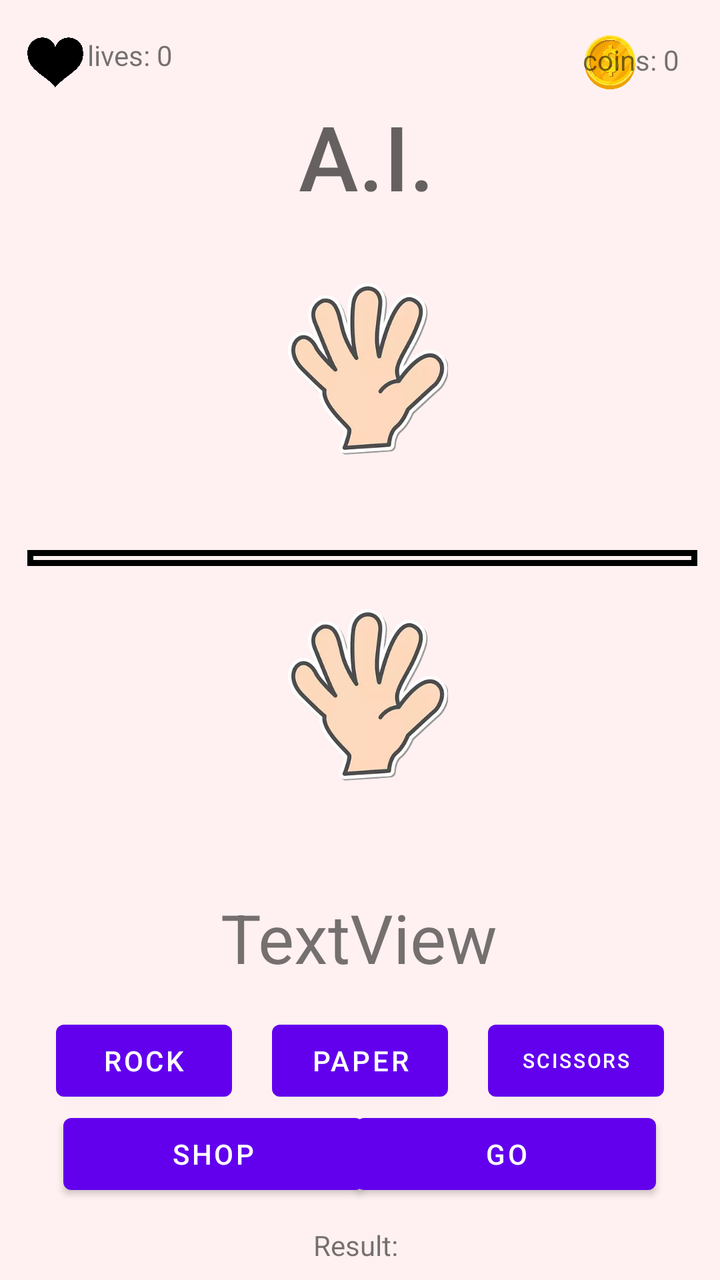
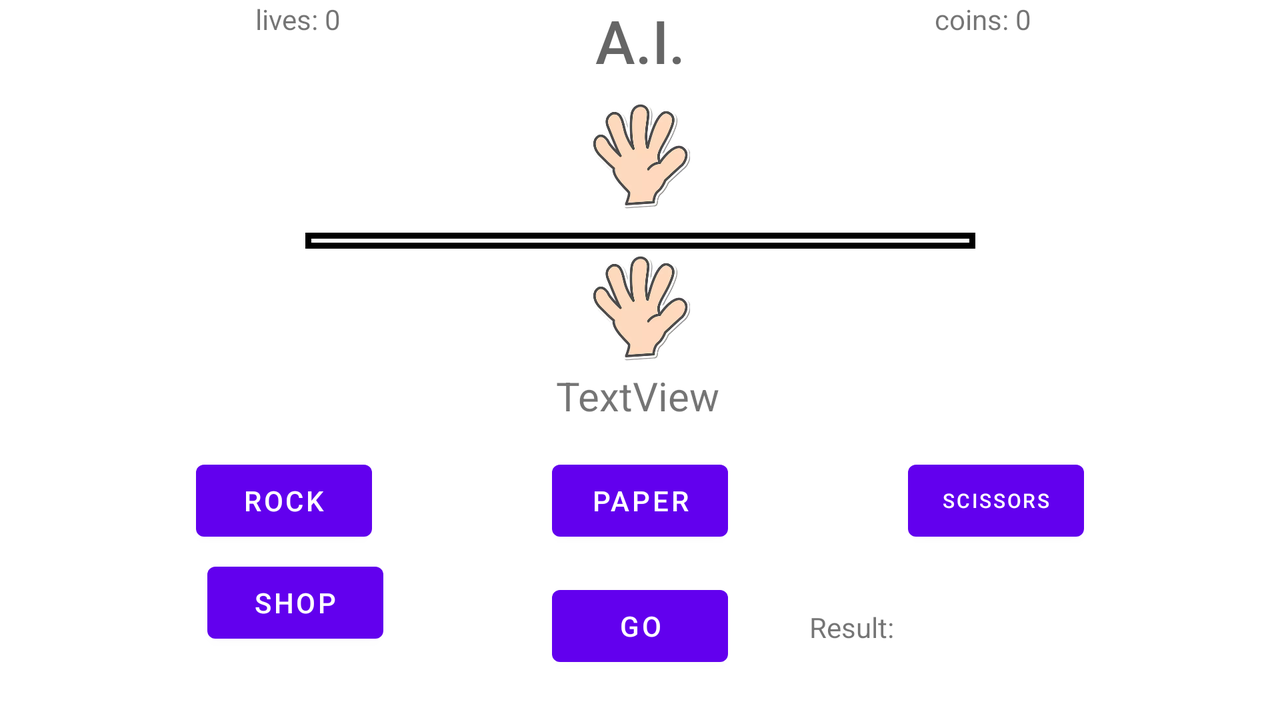

One screen, two layout resources from the same app: the default and the repository's alternative for another configuration. Each is rendered where Android would select it; the XML of both is given below.
<!-- AndroidManifest.xml: application theme Theme.FinalProject_RockPaperScissors -->
<!-- res/layout/activity_game.xml -->
<?xml version="1.0" encoding="utf-8"?>
<androidx.constraintlayout.widget.ConstraintLayout xmlns:android="http://schemas.android.com/apk/res/android"
    xmlns:app="http://schemas.android.com/apk/res-auto"
    xmlns:tools="http://schemas.android.com/tools"
    android:background="#FFF1F1"
    style="@style/bgnight"
    android:layout_width="match_parent"
    android:layout_height="match_parent"
    tools:context=".GameActivity">

    <ImageView
        android:id="@+id/heart4"
        android:layout_width="28dp"
        android:layout_height="27dp"
        app:layout_constraintBottom_toBottomOf="parent"
        app:layout_constraintEnd_toEndOf="parent"
        app:layout_constraintHorizontal_bias="0.877"
        app:layout_constraintStart_toStartOf="parent"
        app:layout_constraintTop_toTopOf="parent"
        app:layout_constraintVertical_bias="0.029"
        app:srcCompat="@drawable/coin" />

    <Button
        android:id="@+id/btn_Shop"
        android:layout_width="150dp"
        android:layout_height="wrap_content"
        android:text="@string/shop"
        app:layout_constraintBottom_toBottomOf="parent"
        app:layout_constraintEnd_toEndOf="parent"
        app:layout_constraintHorizontal_bias="0.151"
        app:layout_constraintStart_toStartOf="parent"
        app:layout_constraintTop_toTopOf="parent"
        app:layout_constraintVertical_bias="0.934" />

    <Button
        android:id="@+id/btn_Rock"
        android:layout_width="wrap_content"
        android:layout_height="wrap_content"
        android:layout_marginStart="8dp"
        android:layout_marginTop="16dp"
        android:text="@string/txt_rock"
        app:layout_constraintBottom_toTopOf="@+id/btn_Go"
        app:layout_constraintEnd_toStartOf="@+id/btn_Paper"
        app:layout_constraintStart_toStartOf="parent"
        app:layout_constraintTop_toBottomOf="@+id/txtUsername" />

    <Button
        android:id="@+id/btn_Paper"
        android:layout_width="wrap_content"
        android:layout_height="wrap_content"
        android:layout_marginTop="16dp"
        android:text="@string/txt_paper"
        app:layout_constraintBottom_toTopOf="@+id/btn_Go"
        app:layout_constraintEnd_toStartOf="@+id/btn_Scissors"
        app:layout_constraintStart_toEndOf="@+id/btn_Rock"
        app:layout_constraintTop_toBottomOf="@+id/txtUsername"
        app:layout_constraintVertical_bias="0.507" />

    <Button
        android:id="@+id/btn_Scissors"
        android:layout_width="wrap_content"
        android:layout_height="wrap_content"
        android:layout_marginTop="16dp"
        android:layout_marginEnd="8dp"
        android:text="@string/txt_scissors"
        android:textSize="10sp"
        app:layout_constraintBottom_toTopOf="@+id/btn_Go"
        app:layout_constraintEnd_toEndOf="parent"
        app:layout_constraintStart_toEndOf="@+id/btn_Paper"
        app:layout_constraintTop_toBottomOf="@+id/txtUsername" />

    <Button
        android:id="@+id/btn_Go"
        android:layout_width="150dp"
        android:layout_height="wrap_content"
        android:text="@string/txt_go"
        app:layout_constraintBottom_toBottomOf="parent"
        app:layout_constraintEnd_toEndOf="parent"
        app:layout_constraintHorizontal_bias="0.848"
        app:layout_constraintStart_toStartOf="parent"
        app:layout_constraintTop_toTopOf="parent"
        app:layout_constraintVertical_bias="0.934" />

    <TextView
        android:id="@+id/txtUsername"
        android:layout_width="wrap_content"
        android:layout_height="wrap_content"
        android:layout_marginTop="52dp"
        android:text="TextView"
        android:textSize="34sp"
        app:layout_constraintEnd_toEndOf="parent"
        app:layout_constraintHorizontal_bias="0.498"
        app:layout_constraintStart_toStartOf="parent"
        app:layout_constraintTop_toBottomOf="@+id/imageViewUser" />

    <ImageView
        android:id="@+id/imageViewUser"
        android:layout_width="81dp"
        android:layout_height="91dp"
        android:layout_marginTop="20dp"
        app:layout_constraintEnd_toEndOf="parent"
        app:layout_constraintHorizontal_bias="0.512"
        app:layout_constraintStart_toStartOf="parent"
        app:layout_constraintTop_toBottomOf="@+id/view2"
        app:srcCompat="@drawable/paper"
        tools:srcCompat="@drawable/paper" />

    <TextView
        android:id="@+id/txt_coins"
        android:layout_width="wrap_content"
        android:layout_height="wrap_content"
        android:text="@string/coins"
        app:layout_constraintBottom_toBottomOf="parent"
        app:layout_constraintEnd_toEndOf="parent"
        app:layout_constraintHorizontal_bias="0.935"
        app:layout_constraintStart_toStartOf="parent"
        app:layout_constraintTop_toTopOf="parent"
        app:layout_constraintVertical_bias="0.033" />

    <ImageView
        android:id="@+id/heart5"
        android:layout_width="28dp"
        android:layout_height="27dp"
        app:layout_constraintBottom_toBottomOf="parent"
        app:layout_constraintEnd_toEndOf="parent"
        app:layout_constraintHorizontal_bias="0.041"
        app:layout_constraintStart_toStartOf="parent"
        app:layout_constraintTop_toTopOf="parent"
        app:layout_constraintVertical_bias="0.029"
        app:srcCompat="@drawable/heart" />

    <TextView
        android:id="@+id/txt_lives"
        android:layout_width="wrap_content"
        android:layout_height="wrap_content"
        android:text="@string/lives"
        app:layout_constraintBottom_toBottomOf="parent"
        app:layout_constraintEnd_toEndOf="parent"
        app:layout_constraintHorizontal_bias="0.138"
        app:layout_constraintStart_toStartOf="parent"
        app:layout_constraintTop_toTopOf="parent"
        app:layout_constraintVertical_bias="0.029" />

    <TextView
        android:id="@+id/textView6"
        android:layout_width="wrap_content"
        android:layout_height="wrap_content"
        android:layout_marginTop="48dp"
        android:fontFamily="sans-serif-medium"
        android:text="@string/AI"
        android:textAppearance="@style/TextAppearance.AppCompat.Display2"
        app:layout_constraintEnd_toEndOf="parent"
        app:layout_constraintHorizontal_bias="0.511"
        app:layout_constraintStart_toStartOf="parent"
        app:layout_constraintTop_toTopOf="parent" />

    <ImageView
        android:id="@+id/imageViewAI"
        android:layout_width="81dp"
        android:layout_height="91dp"
        android:layout_marginTop="32dp"
        app:layout_constraintEnd_toEndOf="parent"
        app:layout_constraintHorizontal_bias="0.512"
        app:layout_constraintStart_toStartOf="parent"
        app:layout_constraintTop_toBottomOf="@+id/textView6"
        app:srcCompat="@drawable/paper"
        tools:srcCompat="@drawable/paper" />

    <View
        android:id="@+id/view2"
        android:layout_width="335dp"
        android:layout_height="8dp"
        android:layout_marginTop="44dp"
        android:background="@drawable/box"
        app:layout_constraintEnd_toEndOf="parent"
        app:layout_constraintHorizontal_bias="0.552"
        app:layout_constraintStart_toStartOf="parent"
        app:layout_constraintTop_toBottomOf="@+id/imageViewAI" />

    <TextView
        android:id="@+id/txt_result"
        android:layout_width="wrap_content"
        android:layout_height="wrap_content"
        android:layout_marginBottom="8dp"
        android:text="Result: "
        app:layout_constraintBottom_toBottomOf="parent"
        app:layout_constraintEnd_toEndOf="parent"
        app:layout_constraintHorizontal_bias="0.498"
        app:layout_constraintStart_toStartOf="parent" />
</androidx.constraintlayout.widget.ConstraintLayout>
<!-- resources referenced by this layout -->
<resources>
  <!-- drawable box (drawable) -->
  <?xml version="1.0" encoding="utf-8"?>
  <selector xmlns:android="http://schemas.android.com/apk/res/android">
      <item>
          <shape android:shape="rectangle">
              <solid android:color="@android:color/transparent"></solid>
              <stroke android:width="3dp" android:color="@color/black"></stroke>
          </shape>
      </item>
  </selector>
  <!-- drawable coin: webp bitmap (drawable-v24, 33000 bytes) -->
  <!-- drawable heart: webp bitmap (drawable, 29080 bytes) -->
  <!-- drawable paper: webp bitmap (drawable, 14248 bytes) -->
  <string name="AI">A.I.</string>
  <string name="coins">coins: 0</string>
  <string name="lives">lives: 0</string>
  <string name="shop">Shop</string>
  <string name="txt_go">GO</string>
  <string name="txt_paper">PAPER</string>
  <string name="txt_rock">ROCK</string>
  <string name="txt_scissors">SCISSORS</string>
  <style name="Theme.FinalProject_RockPaperScissors" parent="Theme.MaterialComponents.DayNight.DarkActionBar">
          
          <item name="colorPrimary">@color/purple_500</item>
          <item name="colorPrimaryVariant">@color/purple_700</item>
          <item name="colorOnPrimary">@color/white</item>
          
          <item name="colorSecondary">@color/teal_200</item>
          <item name="colorSecondaryVariant">@color/teal_700</item>
          <item name="colorOnSecondary">@color/black</item>
          
          <item name="android:statusBarColor" tools:targetApi="l">?attr/colorPrimaryVariant</item>
          
      </style>
  <color name="black">#FF000000</color>
  <color name="purple_500">#FF6200EE</color>
  <color name="purple_700">#FF3700B3</color>
  <color name="white">#FFFFFFFF</color>
  <color name="teal_200">#FF03DAC5</color>
  <color name="teal_700">#FF018786</color>
</resources>
<!-- res/layout-land/activity_game.xml (the repository's variant of the layout above) -->
<!-- drawn on the phone turned sideways -->
<?xml version="1.0" encoding="utf-8"?>
<androidx.constraintlayout.widget.ConstraintLayout xmlns:android="http://schemas.android.com/apk/res/android"
    xmlns:app="http://schemas.android.com/apk/res-auto"
    xmlns:tools="http://schemas.android.com/tools"
    android:layout_width="match_parent"
    android:layout_height="match_parent"
    tools:context=".GameActivity">

    <View
        android:id="@+id/view2"
        android:layout_width="335dp"
        android:layout_height="8dp"
        android:layout_marginTop="8dp"
        android:background="@drawable/box"
        app:layout_constraintEnd_toEndOf="parent"
        app:layout_constraintStart_toStartOf="parent"
        app:layout_constraintTop_toBottomOf="@+id/imageViewAI" />

    <ImageView
        android:id="@+id/imageViewUser"
        android:layout_width="50dp"
        android:layout_height="60dp"
        app:layout_constraintEnd_toEndOf="parent"
        app:layout_constraintStart_toStartOf="parent"
        app:layout_constraintTop_toBottomOf="@+id/view2"
        app:srcCompat="@drawable/paper"
        tools:srcCompat="@drawable/paper" />

    <ImageView
        android:id="@+id/imageViewAI"
        android:layout_width="50dp"
        android:layout_height="60dp"
        android:layout_marginTop="8dp"
        app:layout_constraintEnd_toEndOf="parent"
        app:layout_constraintStart_toStartOf="parent"
        app:layout_constraintTop_toBottomOf="@+id/textView6"
        app:srcCompat="@drawable/paper"
        tools:srcCompat="@drawable/paper" />

    <TextView
        android:id="@+id/txtUsername"
        android:layout_width="wrap_content"
        android:layout_height="wrap_content"
        android:text="TextView"
        android:textSize="20sp"
        app:layout_constraintEnd_toEndOf="parent"
        app:layout_constraintHorizontal_bias="0.498"
        app:layout_constraintStart_toStartOf="parent"
        app:layout_constraintTop_toBottomOf="@+id/imageViewUser" />

    <Button
        android:id="@+id/btn_Rock"
        android:layout_width="wrap_content"
        android:layout_height="wrap_content"
        android:layout_marginStart="8dp"
        android:text="@string/txt_rock"
        app:layout_constraintBottom_toTopOf="@+id/btn_Go"
        app:layout_constraintEnd_toStartOf="@+id/btn_Paper"
        app:layout_constraintStart_toStartOf="parent"
        app:layout_constraintTop_toBottomOf="@+id/txtUsername" />

    <Button
        android:id="@+id/btn_Shop"
        android:layout_width="wrap_content"
        android:layout_height="wrap_content"
        android:text="@string/shop"
        app:layout_constraintBottom_toBottomOf="parent"
        app:layout_constraintEnd_toEndOf="parent"
        app:layout_constraintHorizontal_bias="0.188"
        app:layout_constraintStart_toStartOf="parent"
        app:layout_constraintTop_toTopOf="parent"
        app:layout_constraintVertical_bias="0.889" />

    <Button
        android:id="@+id/btn_Paper"
        android:layout_width="wrap_content"
        android:layout_height="wrap_content"
        android:text="@string/txt_paper"
        app:layout_constraintBottom_toTopOf="@+id/btn_Go"
        app:layout_constraintEnd_toStartOf="@+id/btn_Scissors"
        app:layout_constraintStart_toEndOf="@+id/btn_Rock"
        app:layout_constraintTop_toBottomOf="@+id/txtUsername"
        app:layout_constraintVertical_bias="0.029" />

    <Button
        android:id="@+id/btn_Scissors"
        android:layout_width="wrap_content"
        android:layout_height="wrap_content"
        android:layout_marginEnd="8dp"
        android:text="@string/txt_scissors"
        android:textSize="10sp"
        app:layout_constraintBottom_toTopOf="@+id/btn_Go"
        app:layout_constraintEnd_toEndOf="parent"
        app:layout_constraintStart_toEndOf="@+id/btn_Paper"
        app:layout_constraintTop_toBottomOf="@+id/txtUsername" />

    <Button
        android:id="@+id/btn_Go"
        android:layout_width="wrap_content"
        android:layout_height="wrap_content"
        android:layout_marginBottom="8dp"
        android:text="@string/txt_go"
        app:layout_constraintBottom_toBottomOf="parent"
        app:layout_constraintEnd_toEndOf="parent"
        app:layout_constraintStart_toStartOf="parent"
        app:layout_constraintTop_toBottomOf="@+id/btn_Paper" />

    <TextView
        android:id="@+id/txt_lives"
        android:layout_width="wrap_content"
        android:layout_height="wrap_content"
        android:text="@string/lives"
        app:layout_constraintEnd_toStartOf="@+id/textView6"
        app:layout_constraintStart_toStartOf="parent"
        app:layout_constraintTop_toTopOf="parent" />

    <TextView
        android:id="@+id/txt_coins"
        android:layout_width="wrap_content"
        android:layout_height="wrap_content"
        android:text="@string/coins"
        app:layout_constraintEnd_toEndOf="parent"
        app:layout_constraintStart_toEndOf="@+id/textView6"
        app:layout_constraintTop_toTopOf="parent" />

    <TextView
        android:id="@+id/textView6"
        android:layout_width="wrap_content"
        android:layout_height="wrap_content"
        android:fontFamily="sans-serif-medium"
        android:text="@string/AI"
        android:textAppearance="@style/TextAppearance.AppCompat.Display2"
        android:textSize="30sp"
        app:layout_constraintEnd_toEndOf="parent"
        app:layout_constraintStart_toStartOf="parent"
        app:layout_constraintTop_toTopOf="parent" />

    <TextView
        android:id="@+id/txt_result"
        android:layout_width="wrap_content"
        android:layout_height="wrap_content"
        android:layout_marginBottom="8dp"
        android:text="Result: "
        app:layout_constraintBottom_toBottomOf="parent"
        app:layout_constraintEnd_toEndOf="parent"
        app:layout_constraintHorizontal_bias="0.177"
        app:layout_constraintStart_toEndOf="@+id/btn_Go"
        app:layout_constraintTop_toBottomOf="@+id/btn_Scissors"
        app:layout_constraintVertical_bias="0.505" />
</androidx.constraintlayout.widget.ConstraintLayout>
<!-- resources referenced by the variant -->
<!-- as the phone turned sideways resolves them -->
<resources>
  <!-- drawable box (drawable) -->
  <?xml version="1.0" encoding="utf-8"?>
  <selector xmlns:android="http://schemas.android.com/apk/res/android">
      <item>
          <shape android:shape="rectangle">
              <solid android:color="@android:color/transparent"></solid>
              <stroke android:width="3dp" android:color="@color/black"></stroke>
          </shape>
      </item>
  </selector>
  <!-- drawable paper: webp bitmap (drawable, 14248 bytes) -->
  <string name="AI">A.I.</string>
  <string name="coins">coins: 0</string>
  <string name="lives">lives: 0</string>
  <string name="shop">Shop</string>
  <string name="txt_go">GO</string>
  <string name="txt_paper">PAPER</string>
  <string name="txt_rock">ROCK</string>
  <string name="txt_scissors">SCISSORS</string>
  <style name="Theme.FinalProject_RockPaperScissors" parent="Theme.MaterialComponents.DayNight.DarkActionBar">
          
          <item name="colorPrimary">@color/purple_500</item>
          <item name="colorPrimaryVariant">@color/purple_700</item>
          <item name="colorOnPrimary">@color/white</item>
          
          <item name="colorSecondary">@color/teal_200</item>
          <item name="colorSecondaryVariant">@color/teal_700</item>
          <item name="colorOnSecondary">@color/black</item>
          
          <item name="android:statusBarColor" tools:targetApi="l">?attr/colorPrimaryVariant</item>
          
      </style>
  <color name="black">#FF000000</color>
  <color name="purple_500">#FF6200EE</color>
  <color name="purple_700">#FF3700B3</color>
  <color name="white">#FFFFFFFF</color>
  <color name="teal_200">#FF03DAC5</color>
  <color name="teal_700">#FF018786</color>
</resources>
